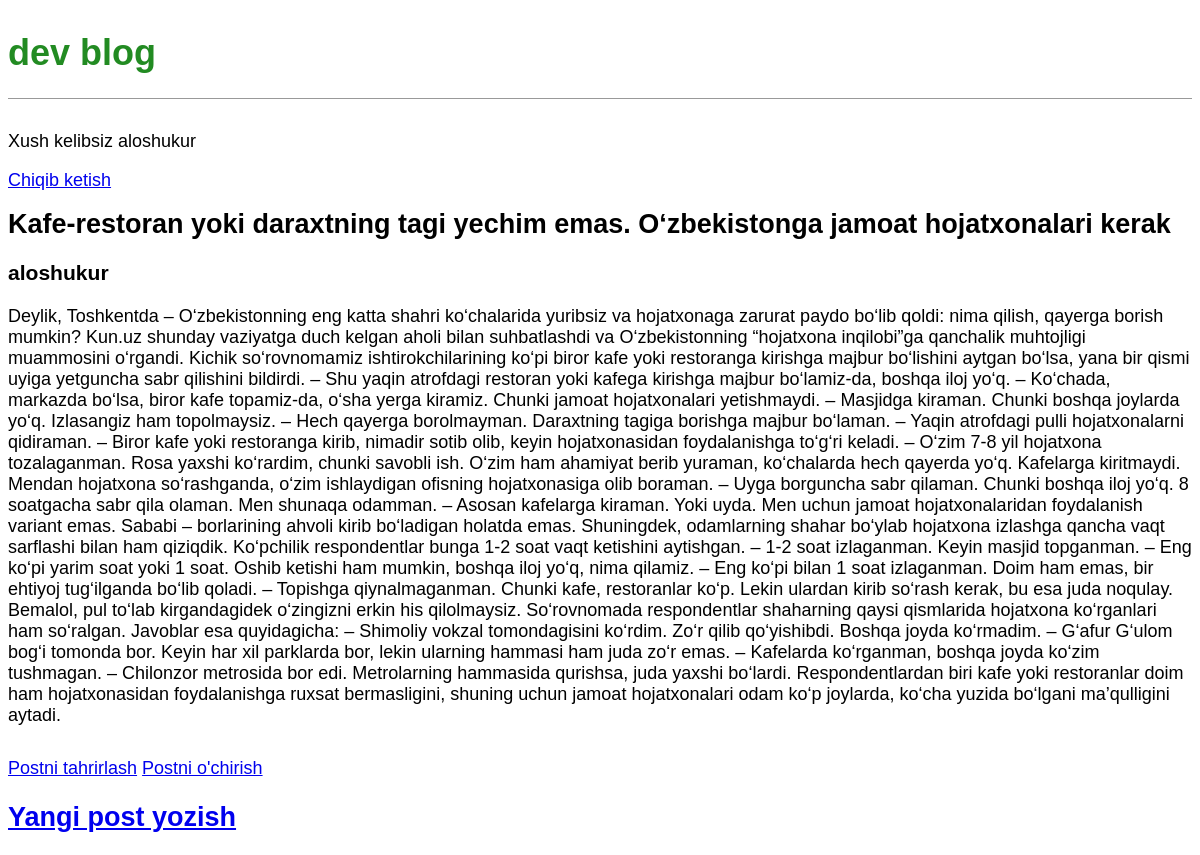
Screenshot of /post/3/ (signed in) with the database file from the repository.
### blog/models.py (models this page shows, shortened)
class Post(models.Model):
    title = models.CharField(max_length=200)
    author = models.ForeignKey(
        'auth.User',
        on_delete=models.CASCADE
    )
    body = models.TextField()

### blog/views.py (the view)
# urls.py: path('post/<int:pk>/', BlogDetailView.as_view(), name='post_detail'),
class BlogDetailView(DeleteView):
    model = Post
    template_name = 'post_detail.html'

### templates/post_detail.html
{% extends 'base.html' %}
{% block content %}
    <div class="post-entry">
        <h2>{{ post.title }}</h2>
        <h3>{{ post.author }}</h3>
        <p>{{ post.body }}</p>
    </div>
    <a href="{% url 'post_edit' post.pk %}">Postni tahrirlash</a>
    <a href="{% url 'post_delete' post.pk %}">Postni o'chirish</a>
{% endblock content %}

### templates/base.html (shortened to what this page needs)
{% load static %}
<!DOCTYPE html>
<html lang="en">
<head>
    <link rel="stylesheet" href="{% static 'css/base.css' %}">
</head>
<body>
    <header>
        <h1><a href="{% url 'home' %}">dev blog</a></h1>
    </header>
    {% if user.is_authenticated %}
        <p>Xush kelibsiz {{ user.username }}</p>
        <p><a href="{% url 'logout' %}">Chiqib ketish</a></p>
    {% else %}
        <p>
            <a href="{% url 'login' %}">Saytga kirish</a>
            <a href="{% url 'signup' %}">Ro'yxatdan o'tish</a>
        </p>
    {% endif %}
    <div>
        {% block content %}
        {% endblock content %}
    </div>
    <footer>
        <h2><a href="{% url 'post_new' %}">Yangi post yozish</a></h2>
    </footer>
</body>
</html>

### static/css/base.css (style rules this page uses)
header { border-bottom: 1px solid #999; margin-bottom: 2rem; display: flex; }
body { font-family: 'Noto Sans JP', sans-serif; font-size: 18px; }
header h1 a { color: ForestGreen; text-decoration: none; }
.post-entry { margin-bottom: 2rem; }
.post-entry h2 { margin: 0.5rem 0; }
.post-entry p { margin: 0; font-weight: 400; }

### rows the page displays
Post: title "Kafe-restoran yoki daraxtning tagi yechim emas. O‘zbekistonga jamoat hojatxonalari kerak", author "aloshukur", body "Deylik, Toshkentda – O‘zbekistonning eng katta shahri ko‘chalarida yuribsiz va hojatxonaga zarurat paydo bo‘lib qoldi: nima qilish, qayerga borish mumkin? Kun.uz shunday vaziyatga duch kelgan aholi bilan suhbatlashdi va O‘zbekistonning “hojatxona inqilobi”ga qanchalik muhtojligi muammosini o‘rgandi. Kichik so‘rovnomamiz ishtirokchilarining ko‘pi biror kafe yoki restoranga kirishga majbur bo‘lishini aytgan bo‘lsa, yana bir qismi uyiga yetguncha sabr qilishini bildirdi. – Shu yaqin atrofdagi restoran yoki kafega kirishga majbur bo‘lamiz-da, boshqa iloj yo‘q. – Ko‘chada, markazda bo‘lsa, biror kafe topamiz-da, o‘sha yerga kiramiz. Chunki jamoat hojatxonalari yetishmaydi. – Masjidga kiraman.…"

### other values shown
{{ user.username }} "aloshukur"
